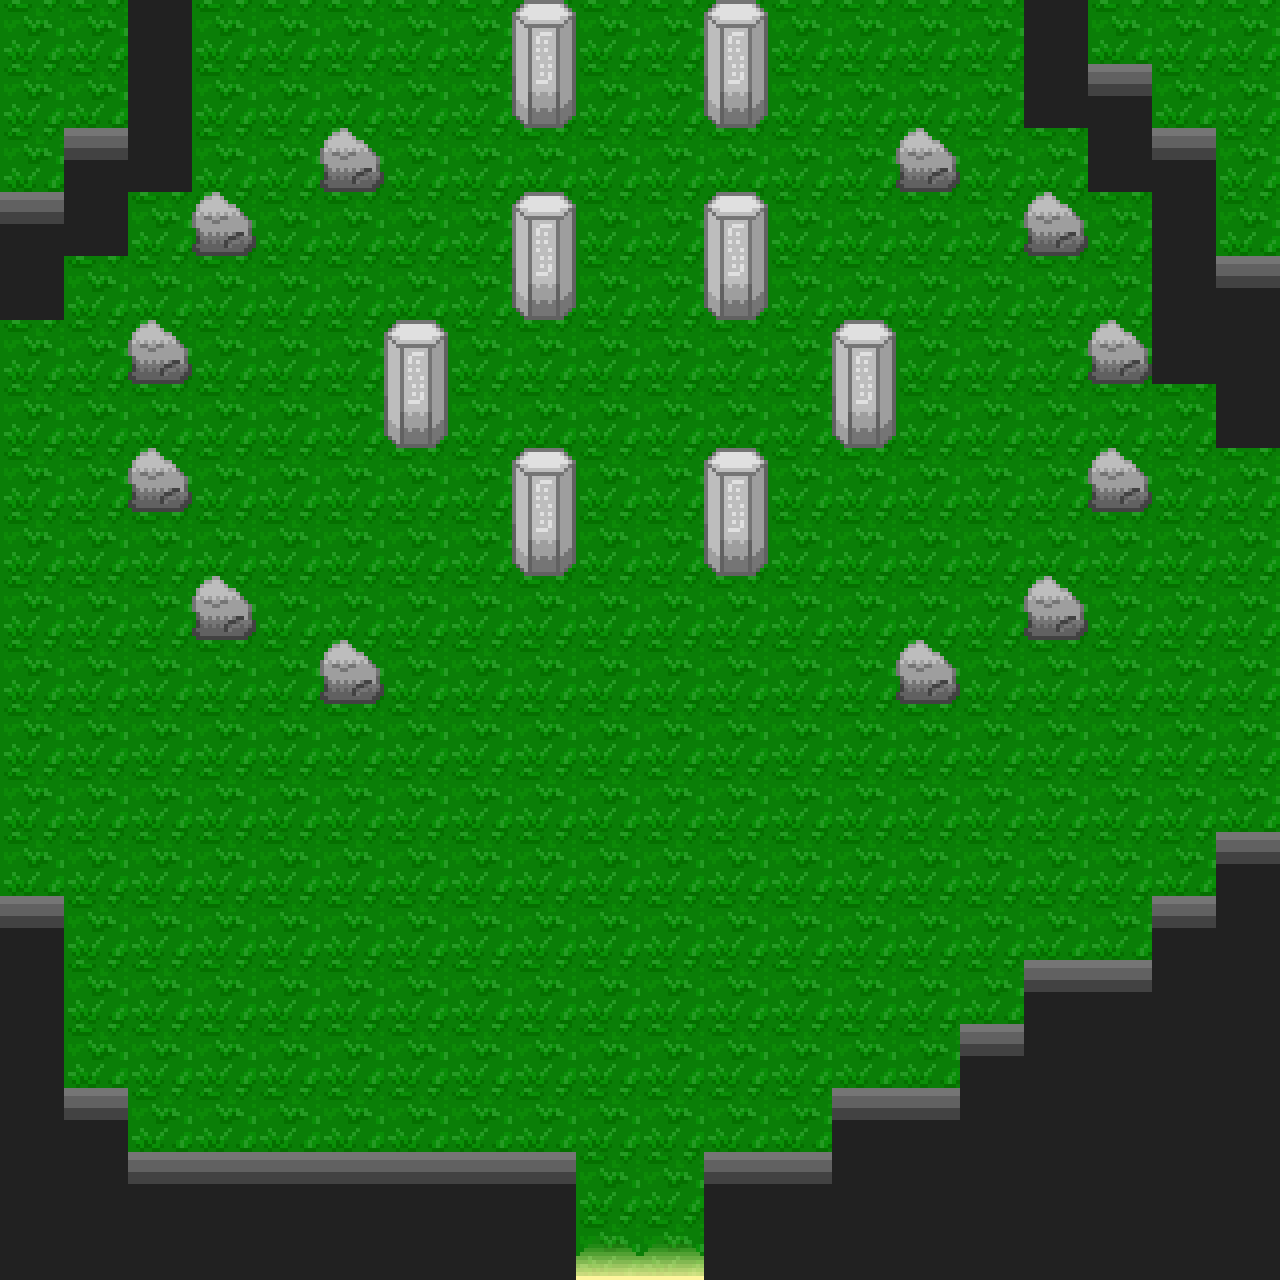

A level layout from a 2D game, rendered from its tile map. Below: a short description, then the map file with tile-grid data replaced by summaries:
An orthogonal 20x20 tile map with 64x64 px tiles, 6 tile layers (GroundBlock, Ground, Ground2, Actor, ...) and 1 object.

<map version="1.0" orientation="orthogonal" renderorder="right-down" width="20" height="20" tilewidth="64" tileheight="64" nextobjectid="8">
 <tileset firstgid="1" name="Tiles" tilewidth="64" tileheight="64" tilecount="29">
  <tile id="0">
   <image width="64" height="64" source="../Gfx/Tiles/block.png" />
  </tile>
  <tile id="1">
   <image width="64" height="64" source="../Gfx/Tiles/brickfloor.png" />
  </tile>
  <tile id="2">
   <image width="32" height="32" source="../Gfx/Tiles/cobblestone.png" />
  </tile>
  <tile id="3">
   <image width="32" height="32" source="../Gfx/Tiles/grass.png" />
  </tile>
  <tile id="4">
   <image width="64" height="64" source="../Gfx/Tiles/grass16.png" />
  </tile>
  <tile id="5">
   <image width="64" height="64" source="../Gfx/Tiles/housewall.png" />
  </tile>
  <tile id="6">
   <image width="64" height="64" source="../Gfx/Tiles/housewallleft.png" />
  </tile>
  <tile id="7">
   <image width="64" height="64" source="../Gfx/Tiles/housewallright.png" />
  </tile>
  <tile id="8">
   <image width="64" height="64" source="../Gfx/Tiles/road16.png" />
  </tile>
  <tile id="9">
   <image width="64" height="64" source="../Gfx/Tiles/road16bot.png" />
  </tile>
  <tile id="10">
   <image width="64" height="64" source="../Gfx/Tiles/road16left.png" />
  </tile>
  <tile id="11">
   <image width="64" height="64" source="../Gfx/Tiles/road16leftbot.png" />
  </tile>
  <tile id="12">
   <image width="64" height="64" source="../Gfx/Tiles/road16leftopt.png" />
  </tile>
  <tile id="13">
   <image width="64" height="64" source="../Gfx/Tiles/road16patch.png" />
  </tile>
  <tile id="14">
   <image width="64" height="64" source="../Gfx/Tiles/road16right.png" />
  </tile>
  <tile id="15">
   <image width="64" height="64" source="../Gfx/Tiles/road16rightbot.png" />
  </tile>
  <tile id="16">
   <image width="64" height="64" source="../Gfx/Tiles/road16righttopt.png" />
  </tile>
  <tile id="17">
   <image width="64" height="64" source="../Gfx/Tiles/road16topt.png" />
  </tile>
  <tile id="18">
   <image width="64" height="64" source="../Gfx/Tiles/rock.png" />
  </tile>
  <tile id="19">
   <image width="64" height="64" source="../Gfx/Tiles/stoneblock.png" />
  </tile>
  <tile id="20">
   <image width="64" height="64" source="../Gfx/Tiles/pillarstonebot.png" />
  </tile>
  <tile id="21">
   <image width="64" height="64" source="../Gfx/Tiles/pillarstonetop.png" />
  </tile>
  <tile id="22">
   <image width="64" height="64" source="../Gfx/Tiles/albinFisk.png" />
  </tile>
  <tile id="23">
   <image width="64" height="64" source="../Gfx/Tiles/exitEast.png" />
  </tile>
  <tile id="24">
   <image width="64" height="64" source="../Gfx/Tiles/exitNorth.png" />
  </tile>
  <tile id="25">
   <image width="64" height="64" source="../Gfx/Tiles/exitSouth.png" />
  </tile>
  <tile id="26">
   <image width="64" height="64" source="../Gfx/Tiles/exitWest.png" />
  </tile>
  <tile id="27">
   <image width="64" height="64" source="../Gfx/Tiles/void.png" />
  </tile>
  <tile id="28">
   <image width="64" height="64" source="../Gfx/Tiles/voidSide.png" />
  </tile>
 </tileset>
 <layer name="GroundBlock" width="20" height="20">
  <data>[400 cells, 78 non-empty, 2 distinct tile ids]</data>
 </layer>
 <layer name="Ground" width="20" height="20">
  <data>[400 cells, 322 non-empty, 1 distinct tile ids]</data>
 </layer>
 <layer name="Ground2" width="20" height="20">
  <data>[400 cells, 2 non-empty, 1 distinct tile ids]</data>
 </layer>
 <layer name="Actor" width="20" height="20">
  <data>[400 cells, 20 non-empty, 2 distinct tile ids]</data>
 </layer>
 <layer name="Upper" width="20" height="20">
  <data>[400 cells, 8 non-empty, 1 distinct tile ids]</data>
 </layer>
 <layer name="Top" width="20" height="20">
  <data>[400 cells, 0 non-empty, 0 distinct tile ids]</data>
 </layer>
 <objectgroup name="Exits">
  <object id="7" x="576" y="1216" width="128" height="64">
   <properties>
    <property name="PositionX" value="640" />
    <property name="PositionY" value="64" />
    <property name="TargetMap" value="Home" />
   </properties>
  </object>
 </objectgroup>
</map>
